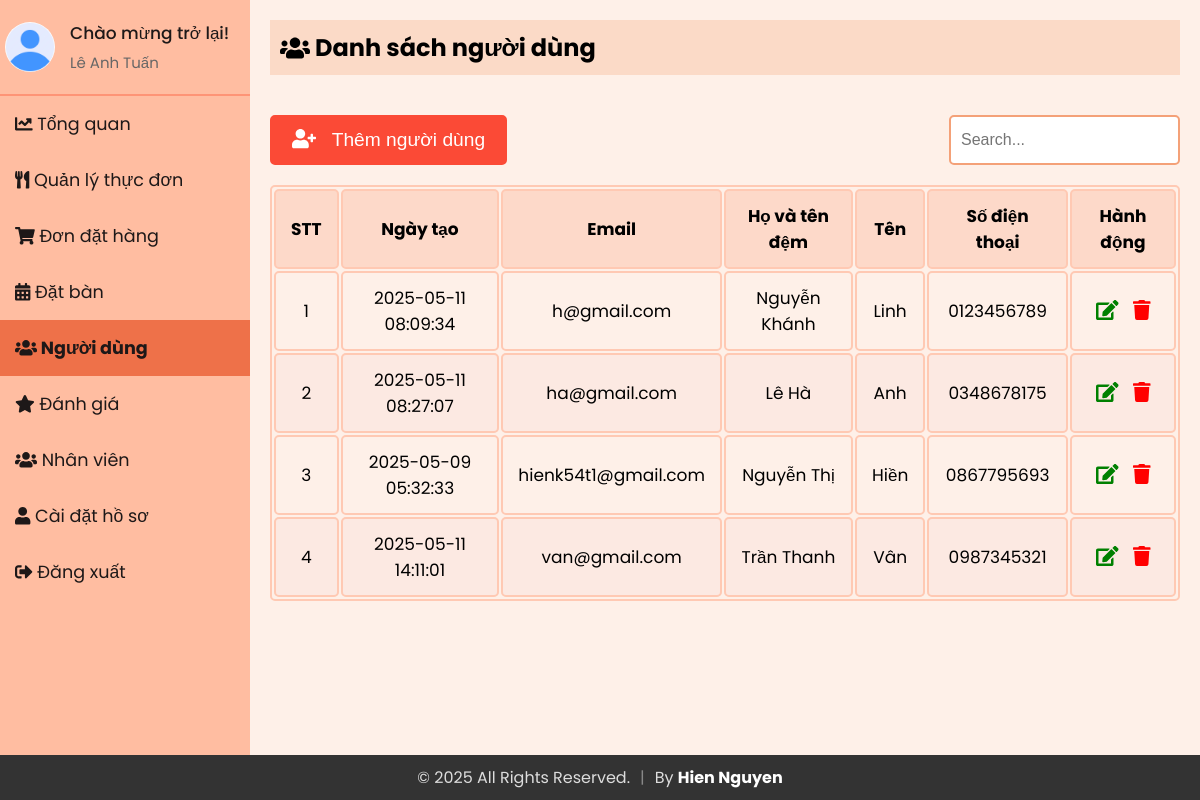
/Admin/users.php (signed in), run on the app's committed database.
### tables this page shows
CREATE TABLE `staff` (
  `id` int(11) NOT NULL,
  `firstName` varchar(50) NOT NULL,
  `lastName` varchar(50) NOT NULL,
  `email` varchar(100) NOT NULL,
  `contact` varchar(15) DEFAULT NULL,
  `role` enum('superadmin','admin') NOT NULL,
  `password` varchar(255) NOT NULL,
  `createdAt` timestamp NOT NULL DEFAULT current_timestamp(),
  `updatedAt` timestamp NOT NULL DEFAULT current_timestamp() ON UPDATE current_timestamp(),
  `profile_image` varchar(255) NOT NULL DEFAULT 'default.jpg'
);

CREATE TABLE `users` (
  `email` varchar(255) NOT NULL,
  `firstName` varchar(255) NOT NULL,
  `lastName` varchar(255) NOT NULL,
  `contact` varchar(10) NOT NULL,
  `password` varchar(20) NOT NULL,
  `dateCreated` timestamp NOT NULL DEFAULT current_timestamp(),
  `profile_image` varchar(255) NOT NULL DEFAULT 'default.jpg'
);

### Admin/sidebar.php (called while the page is built, shortened)
<?php
include 'db_connection.php';
$admin_email = isset($_SESSION['email']) ? $_SESSION['email'] : '';
function getAdminInfo($email)
{
  global $conn;
  $stmt = $conn->prepare("SELECT firstName, lastName, email, profile_image FROM staff WHERE email = ?");
  $stmt->bind_param("s", $email);
  $stmt->execute();
  $stmt->bind_result($firstName, $lastName, $email,  $profile_image);
  return [
    'firstName' => $firstName ?: '',
    'lastName' => $lastName ?: '',
    'email' => $email ?: '',
    'profile_image' => $profile_image ?: 'default.jpg'
  ];
}
$admin_info = getAdminInfo($admin_email);
?>

### Admin/users.php (the view, shortened to what this page needs)
<?php
include 'db_connection.php';
$search = '';
?>
<?php
include 'sidebar.php';
?>
<!DOCTYPE html>
<html lang="en">
<head>
  <link rel="stylesheet" href="https://cdnjs.cloudflare.com/ajax/libs/font-awesome/5.15.3/css/all.min.css">
  <link rel="stylesheet" href="admin_user.css">
  <link rel="stylesheet" href="sidebar.css">
</head>
<body>
  <div class="sidebar">
    <div class="profile-section">
      <img src="../uploads/<?php echo htmlspecialchars($admin_info['profile_image']); ?>" alt="Profile Picture">
      <div class="info">
        <h3>Chào mừng trở lại!</h3>
        <p><?php echo htmlspecialchars($admin_info['firstName']) . ' ' . htmlspecialchars($admin_info['lastName']); ?></p>
      </div>
    </div>
    <ul>
      <li><a href="index.php"><i class="fas fa-chart-line"></i> Tổng quan</a></li>
      <li><a href="admin_menu.php"><i class="fas fa-utensils"></i> Quản lý thực đơn</a></li>
      <li><a href="admin_orders.php"><i class="fas fa-shopping-cart"></i> Đơn đặt hàng</a></li>
      <li><a href="reservations.php"><i class="fas fa-calendar-alt"></i> Đặt bàn</a></li>
      <li><a href="users.php" class="active"><i class="fas fa-users"></i> Người dùng</a></li>
      <li><a href="reviews.php"><i class="fas fa-star"></i> Đánh giá </a></li>
      <li><a href="staffs.php"><i class="fas fa-users"></i> Nhân viên</a></li>
      <li><a href="profile.php"><i class="fas fa-user"></i> Cài đặt hồ sơ</a></li>
      <li><a href="logout.php"><i class="fas fa-sign-out-alt"></i> Đăng xuất</a></li>
    </ul>
  </div>
  <div class="content">
    <div class="header">
      <h2><i class="fas fa-users"></i>&nbsp;Danh sách người dùng</h2>
    </div>
    <div class="actions">
      <button onclick="openaddUserModal()"><i class="fas fa-user-plus"></i> &nbsp; Thêm người dùng </button>
      <form method="POST" id="searchForm" class="search-bar">
        <input type="text" name="search" placeholder="Search..." value="<?php echo htmlspecialchars($search); ?>">
      </form>
    </div>
    <table id="userTable">
      <thead>
        <tr>
          <th>STT</th>
          <th>Ngày tạo</th>
          <th>Email</th>
          <th>Họ và tên đệm</th>
          <th>Tên</th>
          <th>Số điện thoại</th>
          <th>Hành động</th>
        </tr>
      </thead>
      <tbody>
        <?php
        $sql = "SELECT * FROM users";
        $result = $conn->query($sql);
        if ($result->num_rows > 0) {
          $counter = 1;
          while ($row = $result->fetch_assoc()) {
            echo "<tr>
                      <td>{$counter}</td>
                      <td>{$row['dateCreated']}</td>
                      <td>{$row['email']}</td>
                      <td>{$row['firstName']}</td>
                      <td>{$row['lastName']}</td>
                      <td>{$row['contact']}</td>
                      <td>
                          <button id='editbtn' onclick='openEditUserModal(this)' data-email='{$row['email']}' data-firstname='{$row['firstName']}' data-lastname='{$row['lastName']}' data-contact='{$row['contact']}' data-password='{$row['password']}'><i class='fas fa-edit'></i></button>
                          <button id='deletebtn' onclick=\"deleteItem('{$row['email']}')\"><i class='fas fa-trash'></i></button>
                      </td>
                  </tr>";
            $counter++;
          }
        } else {
          echo "<tr><td colspan='8' style='text-align: center;'>Ko tìm thấy</td></tr>";
        }
        ?>
      </tbody>
    </table>
  </div>
</body>
</html>

### Admin/admin_user.css (style rules this page uses)
* { margin: 0; padding: 0; }
body { background: #fef0e8; font-family: "Poppins", sans-serif; margin: 0; }
.content { margin-bottom: 40px; }
.actions { display: flex; justify-content: space-between; align-items: center; margin-top: 40px; margin-bottom: 20px; }
#userTable td { position: relative; }
.search-bar input { padding: 14px 10px; font-size: 16px; border-radius: 5px; border: 2px solid #f4a178; cursor: pointer; outline: none; }
.header { padding: 10px; background-color: #fbdac7; margin-bottom: 20px; display: flex; align-items: center; }
table { width: 100%; border: 2px solid #ffc9b3; font-size: 17px; text-align: center; cursor: pointer; border-radius: 5px; }
table th, table td { padding: 12px 15px; border: 2px solid #ffc9b3; border-radius: 5px; }
table th { background-color: #fdd9c9; }
table tr:nth-of-type(even) { background-color: #fce9e2; }
button { background-color: #fb4a36; color: white; border: 2px solid #fb4a36; padding: 12px 20px; cursor: pointer; border-radius: 5px; transition: all 0.3s ease; font-size: 1.2rem; }
#editbtn, #deletebtn { font-size: 20px; background: none; border: none; padding: 0 0 0 0; outline: none; cursor: pointer; padding: 0 5px 0 5px; }
#editbtn { color: green; }
#deletebtn { color: red; }
.sidebar ul li a.active { font-weight: bold; }

### Admin/sidebar.css (style rules this page uses)
* { margin: 0; padding: 0; box-sizing: border-box; }
body { background: #fef0e8; font-family: "Poppins", sans-serif; display: flex; flex-direction: row; margin: 0; }
.sidebar { width: 250px; background-color: #ffbda1; color: #1d1818; overflow: auto; position: relative; min-height: 100vh; font-size: 1.1rem }
.sidebar ul li a { display: block; padding: 15px; text-decoration: none; color: #1d1818; transition: background-color 0.3s; }
.sidebar ul li a.active { background-color:#ee7149; font-weight: bold; }
.sidebar ul { list-style-type: none; padding: 0; }
.content { flex: 1; padding: 20px; }
.header { padding: 10px; background-color: #fbdac7; margin-bottom: 20px; display: flex; align-items: center; }
.header h2 { display: flex; align-items: center; }
.profile-section { padding: 20px 5px 20px 5px; display: flex; align-items: center; border-bottom: 2px solid rgba(253, 108, 77, 0.5); }
.profile-section img { width: 50px; height: 50px; border-radius: 50%; margin-right: 15px; }
.profile-section .info { flex-grow: 1; }
.profile-section .info h3 { margin: 0; font-size: 17px; font-weight: 500; }
.profile-section .info p { margin: 5px 0 0; font-size: 15px; color: #666; }
.sidebar ul li a.active { background-color: #ee7149; font-weight: bold; }

### Admin/users.php (style rules this page uses)
.sidebar ul li a.active { font-weight: bold; }

### data on the page
staff: profile_image (placeholder picture), firstName "Lê Anh", lastName "Tuấn"
users: dateCreated "2025-05-11 08:09:34", email "h@gmail.com", firstName "Nguyễn Khánh", lastName "Linh", contact "0123456789"
users: dateCreated "2025-05-11 08:27:07", email "ha@gmail.com", firstName "Lê Hà", lastName "Anh", contact "0348678175"
users: dateCreated "2025-05-09 05:32:33", email "hienk54t1@gmail.com", firstName "Nguyễn Thị", lastName "Hiền", contact "0867795693"
users: dateCreated "2025-05-11 14:11:01", email "van@gmail.com", firstName "Trần Thanh", lastName "Vân", contact "0987345321"
